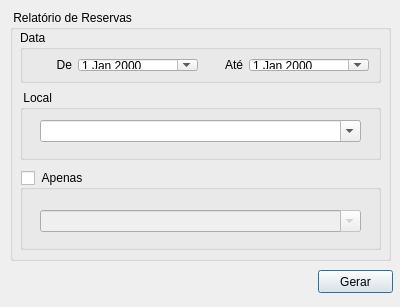
<?xml version="1.0" encoding="UTF-8"?>
<ui version="4.0">
 <class>ChooseReportReserve</class>
 <widget class="QDialog" name="ChooseReportReserve">
  <property name="geometry">
   <rect>
    <x>0</x>
    <y>0</y>
    <width>400</width>
    <height>307</height>
   </rect>
  </property>
  <property name="windowTitle">
   <string>Dialog</string>
  </property>
  <property name="windowIcon">
   <iconset resource="../../icons/resources.qrc">
    <normaloff>:/png/marca-m.png</normaloff>:/png/marca-m.png</iconset>
  </property>
  <widget class="QGroupBox" name="groupBox">
   <property name="geometry">
    <rect>
     <x>10</x>
     <y>10</y>
     <width>381</width>
     <height>251</height>
    </rect>
   </property>
   <property name="title">
    <string> Relatório de Reservas</string>
   </property>
   <widget class="QGroupBox" name="groupBox_2">
    <property name="geometry">
     <rect>
      <x>10</x>
      <y>20</y>
      <width>361</width>
      <height>53</height>
     </rect>
    </property>
    <property name="title">
     <string>Data</string>
    </property>
    <layout class="QGridLayout" name="gridLayout">
     <item row="0" column="0">
      <widget class="QLabel" name="label">
       <property name="text">
        <string>De</string>
       </property>
       <property name="alignment">
        <set>Qt::AlignRight|Qt::AlignTrailing|Qt::AlignVCenter</set>
       </property>
      </widget>
     </item>
     <item row="0" column="1">
      <widget class="QDateEdit" name="dateEditFrom">
       <property name="minimumSize">
        <size>
         <width>120</width>
         <height>0</height>
        </size>
       </property>
       <property name="calendarPopup">
        <bool>true</bool>
       </property>
      </widget>
     </item>
     <item row="0" column="2">
      <widget class="QLabel" name="label_2">
       <property name="text">
        <string>Até</string>
       </property>
       <property name="alignment">
        <set>Qt::AlignRight|Qt::AlignTrailing|Qt::AlignVCenter</set>
       </property>
      </widget>
     </item>
     <item row="0" column="3">
      <widget class="QDateEdit" name="dateEditUntil">
       <property name="minimumSize">
        <size>
         <width>120</width>
         <height>0</height>
        </size>
       </property>
       <property name="calendarPopup">
        <bool>true</bool>
       </property>
      </widget>
     </item>
    </layout>
   </widget>
   <widget class="QGroupBox" name="groupBox_3">
    <property name="geometry">
     <rect>
      <x>10</x>
      <y>80</y>
      <width>361</width>
      <height>70</height>
     </rect>
    </property>
    <property name="title">
     <string> Local </string>
    </property>
    <widget class="QComboBox" name="comboBoxLocal">
     <property name="geometry">
      <rect>
       <x>20</x>
       <y>30</y>
       <width>321</width>
       <height>22</height>
      </rect>
     </property>
     <property name="editable">
      <bool>true</bool>
     </property>
    </widget>
   </widget>
   <widget class="QGroupBox" name="groupBoxOnly">
    <property name="geometry">
     <rect>
      <x>10</x>
      <y>160</y>
      <width>361</width>
      <height>80</height>
     </rect>
    </property>
    <property name="title">
     <string> Apenas </string>
    </property>
    <property name="checkable">
     <bool>true</bool>
    </property>
    <property name="checked">
     <bool>false</bool>
    </property>
    <widget class="QComboBox" name="comboBoxPessoa">
     <property name="geometry">
      <rect>
       <x>20</x>
       <y>40</y>
       <width>321</width>
       <height>22</height>
      </rect>
     </property>
     <property name="editable">
      <bool>true</bool>
     </property>
    </widget>
   </widget>
  </widget>
  <widget class="QPushButton" name="pushButton">
   <property name="geometry">
    <rect>
     <x>318</x>
     <y>270</y>
     <width>75</width>
     <height>23</height>
    </rect>
   </property>
   <property name="text">
    <string>Gerar</string>
   </property>
  </widget>
 </widget>
 <tabstops>
  <tabstop>dateEditFrom</tabstop>
  <tabstop>dateEditUntil</tabstop>
  <tabstop>comboBoxLocal</tabstop>
  <tabstop>groupBoxOnly</tabstop>
  <tabstop>comboBoxPessoa</tabstop>
  <tabstop>pushButton</tabstop>
 </tabstops>
 <resources>
  <include location="../../icons/resources.qrc"/>
  <include location="../../icons/resources.qrc"/>
  <include location="../../icons/resources.qrc"/>
 </resources>
 <connections/>
</ui>
